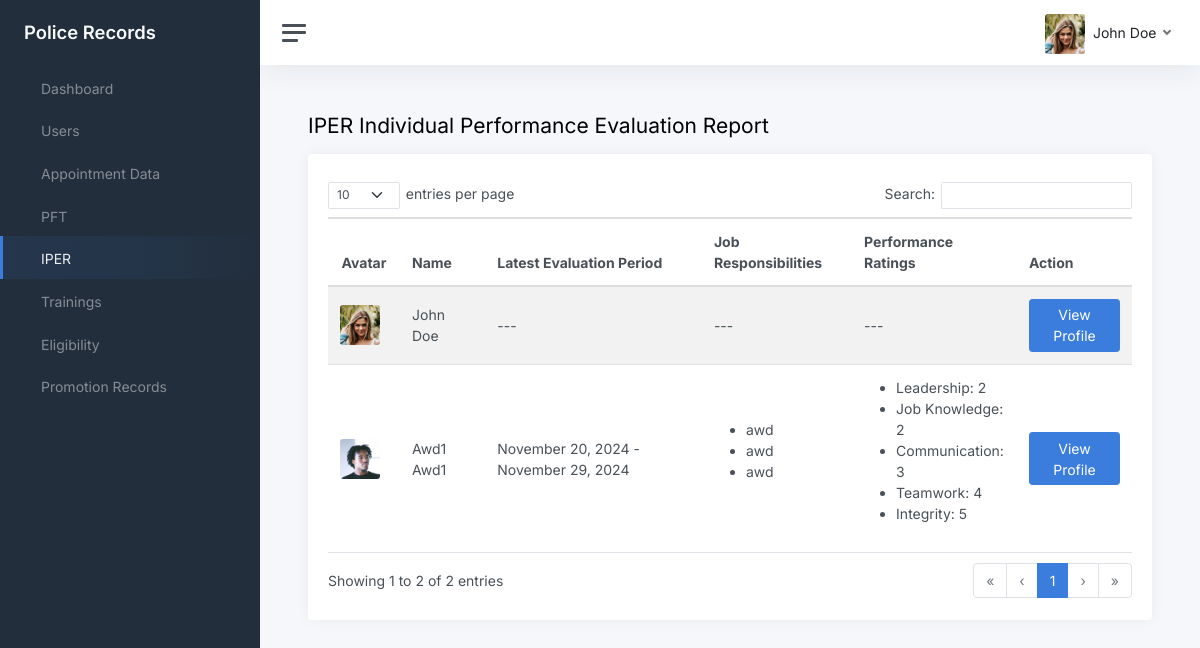
Screenshot of /views/iper.php (signed in) with the database file from the repository.
### tables this page shows
CREATE TABLE `users` (
  `id` int(11) NOT NULL,
  `id_number` varchar(55) NOT NULL,
  `rank_position` text DEFAULT NULL,
  `first_name` varchar(255) NOT NULL,
  `middle_name` varchar(255) DEFAULT NULL,
  `last_name` varchar(255) NOT NULL,
  `address` varchar(255) DEFAULT NULL,
  `email` varchar(255) NOT NULL,
  `password` text DEFAULT NULL,
  `role` varchar(55) DEFAULT NULL,
  `avatar` varchar(255) DEFAULT NULL,
  `date_created` timestamp NOT NULL DEFAULT current_timestamp()
);

CREATE TABLE `iper` (
  `id` int(11) NOT NULL,
  `user_id` int(11) DEFAULT NULL,
  `evaluation_period` varchar(55) NOT NULL,
  `responsibilities` text NOT NULL,
  `performance_ratings` text NOT NULL,
  `strengths` text NOT NULL,
  `weakness` text NOT NULL,
  `areas_of_improvement` text NOT NULL,
  `recommendations` text NOT NULL,
  `supervisor_comment` text NOT NULL,
  `employee_comment` text NOT NULL
);

### backend/nodes.php (called while the page is built, shortened)
<?php
require(__DIR__ . "/conn.php");
require(__DIR__ . "/Helpers.php");
$helpers = new Helpers($conn, $_SESSION);

### views/iper.php (the view, shortened to what this page needs)
<?php
require("../backend/nodes.php");
$title = "IPER Individual Performance Evaluation Report";
?>
<!DOCTYPE html>
<html lang="en">
<head>
  <?php require("../views/components/head.php"); ?>
</head>
<body>
  <div class="wrapper">
    <?php require("./components/side-bar.php") ?>
    <div class="main">
      <?php require("./components/nav-bar.php") ?>
      <main class="content">
        <div class="container-fluid p-0">
          <div class="mb-3">
            <h1 class="h3 d-inline align-middle"><?= $title ?></h1>
          </div>
          <div class="card">
            <div class="card-body">
              <table class="table table-striped dataTable-table datatable">
                <thead>
                  <tr>
                    <th class="text-center">Avatar</th>
                    <th class="text-start">Name</th>
                    <th class="text-start">Latest Evaluation Period</th>
                    <th class="text-start">Job Responsibilities</th>
                    <th class="text-start">Performance Ratings</th>
                    <th class="text-start">Action</th>
                  </tr>
                </thead>
                <tbody>
                  <?php
                  $userData = $helpers->select_all("users");
                  if ($userData):
                    foreach ($userData as $user):
                      $modal_id = "company-img-modal_$user->id";
                      $img_id = "company-image_$user->id";
                      $caption_id = "company-caption_$user->id";
                      $evaluation_period = "---";
                      $responsibilities = null;
                      $performance = null;
                      $iper = $helpers->select_all_individual("iper", "user_id='$user->id' ORDER BY id DESC LIMIT 1");
                      if ($iper) {
                        $period = explode(" - ", $iper->evaluation_period);
                        $start = date("F d, Y", strtotime($period[0]));
                        $end = date("F d, Y", strtotime($period[1]));
                        $evaluation_period = "$start - $end";
                        $responsibilities = json_decode($iper->responsibilities, true);;
                        $performance = (object)json_decode($iper->performance_ratings, true);
                      }
                  ?>
                      <tr>
                        <td class="td-image text-center">
                          <?= $helpers->generate_modal_click_avatar($helpers->get_avatar_link($user->id), $modal_id, $img_id, $caption_id) ?>
                        </td>
                        <td class="text-start"><?= $helpers->get_full_name($user->id) ?></td>
                        <td class="text-start"><?= $evaluation_period ?></td>
                        <td class="text-start">
                          <?php if ($responsibilities): ?>
                            <ul>
                              <?php
                              foreach ($responsibilities as $responsibility):
                              ?>
                                <li><?= $responsibility ?></li>
                              <?php endforeach; ?>
                            </ul>
                          <?php else: ?>
                            ---
                          <?php endif; ?>
                        </td>
                        <td class="text-start">
                          <?php if ($performance): ?>
                            <ul>
                              <li>Leadership: <?= $performance->leadership ?></li>
                              <li>Job Knowledge: <?= $performance->job_knowledge ?></li>
                              <li>Communication: <?= $performance->communication ?></li>
                              <li>Teamwork: <?= $performance->teamwork ?></li>
                              <li>Integrity: <?= $performance->integrity ?></li>
                            </ul>
                          <?php else: ?>
                            ---
                          <?php endif; ?>
                        </td>
                        <td class="text-start">
                          <button type="button" onclick='handleViewProfile(`<?= SERVER_NAME . "/views/profile?id=$user->id" ?>`, "#iper")' class="btn btn-primary">
                            View Profile
                          </button>
                        </td>
                      </tr>
                    <?php endforeach; ?>
                  <?php endif; ?>
                </tbody>
              </table>
            </div>
          </div>
        </div>
      </main>
    </div>
  </div>
</body>
</html>

### views/components/nav-bar.php (shortened to what this page needs)
<nav class="navbar navbar-expand navbar-light navbar-bg">
  <a class="sidebar-toggle js-sidebar-toggle">
    <i class="hamburger align-self-center"></i>
  </a>
  <div class="navbar-collapse collapse">
    <ul class="navbar-nav navbar-align">
      <li class="nav-item dropdown">
        <a class="nav-link dropdown-toggle d-none d-sm-inline-block" href="#" data-bs-toggle="dropdown">
          <img src="<?= $helpers->get_avatar_link($USER->id) ?>" class=" avatar img-fluid rounded me-1" />
          <span class="text-dark">
            <?= $helpers->get_full_name($USER->id) ?>
          </span>
        </a>
      </li>
    </ul>
  </div>
</nav>

### backend/Helpers.php (shortened to what this page needs)
<?php
class Helpers
{
  private $conn;
  private $session;
  public function __construct($conn, $session)
  {
    $this->conn = $conn;
    $this->session = $session;
  }
  public function generate_modal_click_avatar($src, $modal_id, $img_id, $caption_id)
  {
    $explodedSrc = explode("/", $src);
    $alt = count($explodedSrc) > 0 ? $explodedSrc[count($explodedSrc) - 1] : "image.jpg";
    return "
        <img src='$src' onclick='handleOpenModalImg($(this), `$modal_id`, `$img_id`, `$caption_id`)' class='avatar avatar-md rounded me-2' alt='$alt'>
  ";
  }
  public function select_all_individual($table, $params)
  {
    $query = $this->conn->query("SELECT * FROM $table WHERE $params");
    return $query->num_rows > 0 ? $query->fetch_object() : null;
  }
  public function select_all($table)
  {
    $query = $this->conn->query("SELECT * FROM $table");
    $data = array();
    while ($row = $query->fetch_object()) {
      array_push($data, $row);
    }
    return $data;
  }
  public function get_current_user()
  {
    $id = $this->session["id"];
    $query = $this->conn->query("SELECT * FROM users WHERE id='$id'");
    return $query->num_rows > 0 ? $query->fetch_object() : null;
  }
  public function get_user_by_id($user_id)
  {
    $query = $this->conn->query("SELECT * FROM users WHERE id='$user_id'");
    return $query->num_rows > 0 ? $query->fetch_object() : null;
  }
  public function get_full_name($user_id, $format = "")
  {
    $user = $this->get_user_by_id($user_id);
    $fullName = "";
    if (!isset($user->mname)) {
      $fullName = ucwords("$user->first_name $user->last_name");
    }
    return $fullName;
  }
  public function get_avatar_link($user_id)
  {
    $user = $this->get_user_by_id($user_id);
    if ($user->avatar) {
      return SERVER_NAME . "/uploads/avatars/$user->avatar";
    }
    return SERVER_NAME . "/custom-assets/images/default.png";
  }
}

### custom-assets/css/custom.css (style rules this page uses)
body { padding: 0 !important; }
img { object-fit: cover; }
.td-image { text-align: center !important; }
.td-image .avatar { object-fit: cover !important; cursor: pointer !important; }

### rows the page displays
users: id+avatar (picture), $helpers->get_full_name($USER->id) "John Doe", shows a picture, $helpers->get_full_name($user->id) "John Doe", evaluation_period "---"
users: shows a picture, $helpers->get_full_name($user->id) "Awd1 Awd1", iper.evaluation_period "November 20, 2024 - November 29, 2024", responsibility "awd", leadership "2", job_knowledge "2", communication "3", teamwork "4", integrity "5"

### other values shown
$menu->title "Dashboard"
$menu->title "Users"
$menu->title "Appointment Data"
$menu->title "PFT"
$menu->title "IPER"
$menu->title "Trainings"
$menu->title "Eligibility"
$menu->title "Promotion Records"
$title "IPER Individual Performance Evaluation Report"
